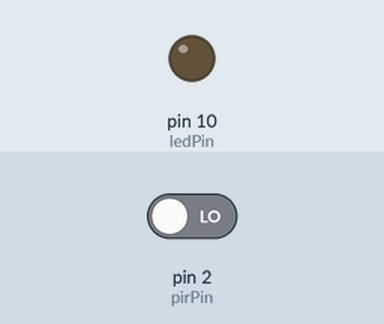
Simulated run of this sketch. Board: Arduino Uno, built with avr-gcc and run on an emulated ATmega328P. Shown: output pins drawn as LEDs (lit = HIGH). Inputs (shaded band) come from the test bench; at power-on: pin 2 (pirPin) LOW.

Above: at 1.8 s.
1.9 s: pin 2 (pirPin) driven HIGH
At 3.2 s:
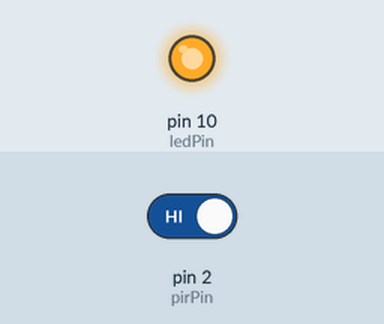
3.5 s: pin 2 (pirPin) driven LOW
At 4.4 s:
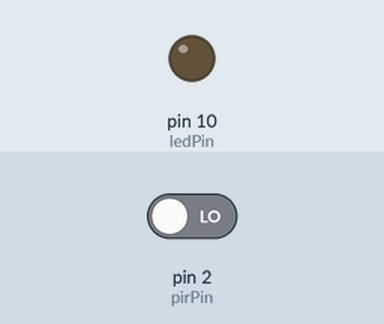
Timing chart, 0 to 6.5 s (numbered marks = the images above; inputs shaded):
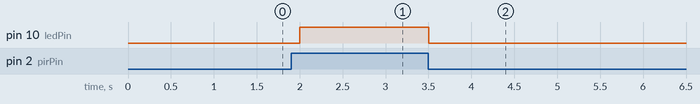

The sketch:

motion_sensor.ino
```cpp
// Define the pins
const int pirPin = 2;    // PIR sensor output connected to digital pin 2
const int ledPin = 10;   // LED connected to digital pin 13

void setup() {
  pinMode(pirPin, INPUT);    // Set PIR sensor pin as input
  pinMode(ledPin, OUTPUT);   // Set LED pin as output

  //Serial.begin(9600);        // Start serial communication for debugging
}

void loop() {
  int motionState = digitalRead(pirPin);  // Read PIR sensor state

  if (motionState == HIGH) {  // Motion detected
    digitalWrite(ledPin, HIGH);  // Turn on LED
    Serial.println("Motion detected!");
  } else {
    digitalWrite(ledPin, LOW);   // Turn off LED if no motion
    Serial.println("No motion.");
  }

  delay(500);  // Delay for stability (adjust as needed)
}
```

Measured:
- after the input at 1.9 s, pin 10 (ledPin): LOW → HIGH after 0.10 s
- after the input at 3.5 s, pin 10 (ledPin): HIGH → LOW at once
